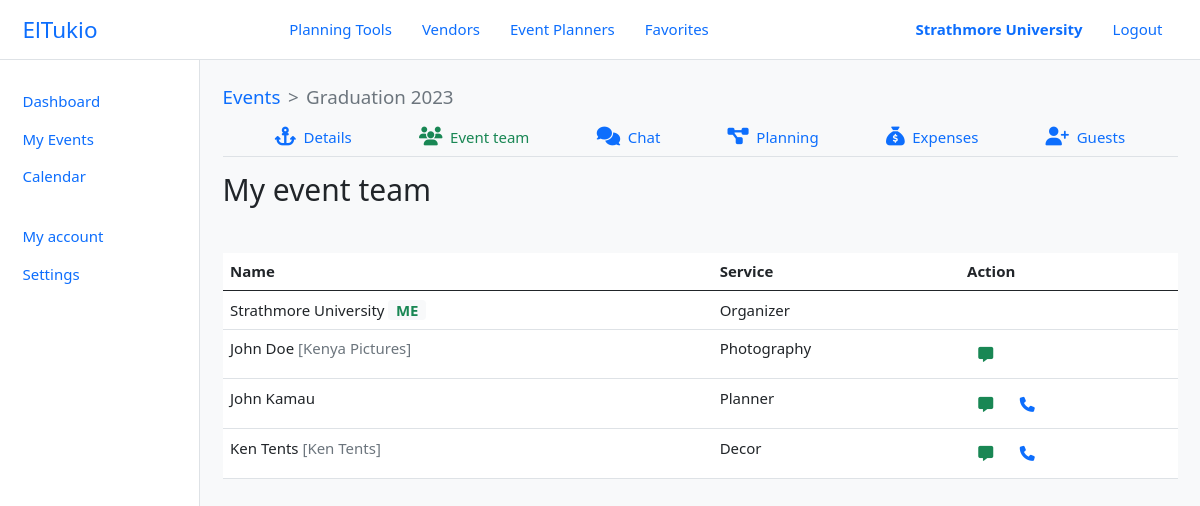
Page /organizer/events/1/team/ (signed in) on the committed database.
### el_tukio/models.py (models this page shows, shortened)
class User(AbstractUser):
    class UserType(models.IntegerChoices):
        ORGANIZER = 0, _('Organizer')
        PLANNER = 1, _('Planner')
        VENDOR = 3, _('Vendor')
        __empty__ = _('(Unkown)')
    class AccountType(models.IntegerChoices):
        PERSONAL = 1, _('Personal')
        ORGANIZATION = 2, _('Organization')
        __empty__ = _('--------------')
    user_type = models.SmallIntegerField(blank=True, null=True, choices=UserType.choices)
    phone_number = PhoneNumberField(blank=True, null=True, unique=True)
    profile = models.ImageField(default='default.png', upload_to='profile_pics')
    account_type = models.SmallIntegerField(blank=True, null=True, choices=UserType.choices)
    location = models.OneToOneField(Location, blank=True, null=True, on_delete=models.SET_NULL)
    @property
    def is_organizer(self):
        return self.user_type == self.UserType.ORGANIZER
    @property
    def is_planner(self):
        return self.user_type == self.UserType.PLANNER
    @property
    def is_vendor(self):
        return self.user_type == self.UserType.VENDOR
    @property
    def user_role(self):
        if self.is_organizer or self.is_planner:
            return self.get_user_type_display()
        elif self.is_vendor:
            return self.vendor.category.name
    @property
    def full_name(self):
        return self.get_full_name()
    class Meta:
        ordering = ['last_name', 'first_name']

class Event(models.Model):
    organizer = models.ForeignKey(Organizer, on_delete=CASCADE)
    event_name = models.CharField(max_length=100)
    event_date = models.DateField(help_text='When will this event be held?')
    event_budget = models.FloatField(help_text='What  is the budget for this event?')
    event_location = models.CharField(max_length=100, null=True, blank=True)
    guest_size = models.IntegerField(help_text='Expected number of guests at the event?')
    event_team = models.ManyToManyField(User, related_name='event_team_members')
    chatroom = models.OneToOneField(ChatRoom, on_delete=SET_NULL, blank=True, null=True)

class Organizer(models.Model):
    user = models.OneToOneField(User, on_delete=CASCADE, primary_key=True)
    bookmarks = models.ManyToManyField(User, related_name='organizer_bookmarks')

class Vendor(models.Model):
    user = models.OneToOneField(User, on_delete=CASCADE, primary_key=True)
    business_name = models.CharField(max_length=100)
    category = models.ForeignKey(VendorCategory, on_delete=SET_NULL, null=True, blank=True, help_text='Select a category for your business.')
    description = models.TextField(max_length=5000, help_text='Brief description of your business')
    services_offered = models.TextField(max_length=5000, help_text='List the particular services your business offers')
    city = models.CharField(max_length=100, help_text='City in which your business is located')
    location = models.CharField(max_length=200, help_text='EG: Ole Sangale Rd, Madaraka')  # street code
    open_hours = models.CharField(max_length=500, default='24/7', help_text='Business service (working) times')
    up_for_business = models.BooleanField(default=True, help_text='Ready to take business at the moment?')

class VendorCategory(models.Model):
    name = models.CharField( max_length=200, help_text='Select a category (EG: Venues)')
    class Meta:
        verbose_name = _('Vendor Category')
        verbose_name_plural = _('Vendor Categories')

### el_tukio/utils/decorators.py (the view)
    def wrapper_func(request, *args, **kwargs):
        if request.user.is_authenticated and (request.user.is_planner or request.user.is_organizer):
            return view_func(request, *args, **kwargs)
        else:
            error_msg = 'Unauthorised action. You must be an event planner or organizer to access this page!'
            return HttpResponse(error_msg)

### el_tukio/views/organizer.py (called while the page is built)
@planner_or_organizer_required
def event_team(request, event_id):
    event = Event.objects.get(id=event_id)
    event_team = event.event_team.all()
    contracts = Contract.objects.filter(event_id=event_id).exclude(status=Contract.Status.ACCEPTED)
    context = {
        'event': event,
        'team': event_team,
        'contracts': contracts,
        'active': 'team'
    }
    return render(request, 'organizer/event-team.html', context)

### templates/organizer/event-team.html (shortened to what this page needs)
{% extends 'layouts/dashboard.html' %}
{% block content %}
{% include 'components/nav-event.html' %}
<h2 class="mb-5">My event team</h2>
<table class="table text-start bg-white">
    <thead>
        <tr>
            <th>Name</th>
            <th>Service</th>
            <th>Action</th>
        </tr>
    </thead>
    <tbody>
        <tr>
            <td>
                {{ event.organizer.user.full_name }}
                {% if event.organizer.user_id == user.id %}
                <span class="bg-light text-success fw-bold rounded px-2">ME</span>
                {% endif %}
            </td>
            <td>{{ event.organizer.user.user_role }}</td>
            <td>
            </td>
        </tr>
        {% for member in team %}
        <tr>
            <td>
                {{ member.full_name }}
                {% if member.is_vendor %}
                <span class="text-muted">[{{ member.vendor.business_name }}]</span>
                {% endif %}
            </td>
            <td>
                {{ member.user_role }}
            </td>
            <td>
                {% if member.id != user.id %}
                <a href="{% url 'event-chatroom' event_id=event.id chat_with=member.id %}" class="btn btn-outline-success border-0">
                    <i class="fa-solid fa-message"></i>
                </a>
                {% if member.phone_number %}
                <a href="tel:{{ member.phone_number }}" class="btn btn-outline-primary border-0">
                    <i class="fa-solid fa-phone"></i>
                </a>
                {% endif %}
                {% endif %}
            </td>
        </tr>
        {% endfor %}
    </tbody>
</table>
{% endblock content %}

### templates/components/header.html
<header class="header border-bottom d-flex align-items-center justify-content-between" id="header">
    <a href="{% url 'home' %}" class="logo">ElTukio</a>
    <nav class="nav-main d-flex align-items-center">
        <a href="#" class="nav-link">Planning Tools</a>
        <a href="{% url 'vendors' %}" class="nav-link">Vendors</a>
        <a href="{% url 'planners' %}" class="nav-link">Event Planners</a>
        {% if user.is_organizer or user.is_planner %}
        <a href="{% url 'bookmarks' user_type=user.get_user_type_display.lower %}" class="nav-link">Favorites</a>
        {% endif %}
    </nav>
    <nav class="nav-profile d-flex align-items-center">
        {% if user.is_authenticated %}
        {% if user.is_vendor %}
        <a class="nav-link fw-bold" href="{% url 'vendor-dashboard' %}">{{ user.vendor.business_name }}</a>
        {% elif user.is_planner %}
        <a class="nav-link fw-bold" href="{% url 'planner-dashboard' %}">{{ user.full_name }}</a>
        {% elif user.is_organizer %}
        <a class="nav-link fw-bold" href="{% url 'organizer-dashboard' %}">{{ user.full_name }}</a>
        {% endif %}
        <a class="nav-link" href="{% url 'logout' %}">Logout</a>
        {% else %}
        <a class="nav-link" href="{% url 'login' %}">Login</a>
        <a class="nav-link" href="{% url 'register' %}">Register</a>
        {% endif %}
    </nav>
</header>

### templates/components/nav-event.html
<div class="nav-event">
    <nav style="--bs-breadcrumb-divider: '>';" aria-label="breadcrumb" class="mb-2">
        <ol class="breadcrumb m-0 fs-5">
            <li class="breadcrumb-item"><a href="{% url 'organizer-events' %}">Events</a></li>
            <li class="breadcrumb-item active" aria-current="page">{{ event.event_name }}</li>
        </ol>
    </nav>
    <nav class="nav-secondary d-flex justify-content-evenly border-bottom bg-light mb-3">
        <a href="{% url 'organizer-event-details' event.id %}"
            class="nav-link {% if active == 'details' %}text-success{% endif %}">
            <i class="fs-5 fa-solid fa-anchor"></i>
            <span class="ms-1">Details</span>
        </a>
        {% if user.is_organizer or user.is_planner %}
        <a href="{% url 'organizer-event-team' event.id %}"
            class="nav-link {% if active == 'team' %}text-success{% endif %}">
            <i class="fs-5 fa-solid fa-users"></i>
            <span class="ms-1">Event team</span>
        </a>
        {% endif %}
        <a href="{% url 'event-chatroom' event.id %}" class="nav-link {% if active == 'chat' %}text-success{% endif %}">
            <i class="fs-5 fa-solid fa-comments"></i>
            <span class="ms-1">Chat</span>
        </a>
        <a href="{% url 'organizer-event-tasks' event.id %}" class="nav-link {% if active == 'plan' %}text-success{% endif %}">
            <i class="fs-5 fa-solid fa-diagram-project"></i>
            <span class="ms-1">Planning</span>
        </a>
        {% if user.is_organizer or user.is_planner %}
        <a href="{% url 'organizer-event-expenses' event.id %}" class="nav-link {% if active == 'expenses' %}text-success{% endif %}">
            <i class="fs-5 fa-solid fa-sack-dollar"></i>
            <span class="ms-1">Expenses</span>
        </a>
        <a href="#" class="nav-link {% if active == 'guests' %}text-success{% endif %}">
            <i class="fs-5 fa-solid fa-user-plus"></i>
            <span class="ms-1">Guests</span>
        </a>
        {% endif %}
    </nav>
</div>

### static/css/main.css (style rules this page uses)
:root { --tk-dim-header: 60px; --tk-dim-body-spacing-x: 1.5rem; --tk-dim-chat-height: 55px; }
html { font-size: 15px; }
html, body { width: 100%; height: 100%; }
a { text-decoration: none; cursor: pointer; }
.header { height: var(--tk-dim-header); padding-left: var(--tk-dim-body-spacing-x); padding-right: var(--tk-dim-body-spacing-x); }
.logo { font-size: 1.5rem; }

### rows in the picture
User: full_name "Strathmore University"
Event: event_name "Graduation 2023", organizer.user.full_name "Strathmore University", organizer.user.user_role "Organizer"
User: full_name "John Doe", vendor.business_name "Kenya Pictures", user_role "Photography"
User: full_name "John Kamau", user_role "Planner"
User: full_name "Ken Tents", vendor.business_name "Ken Tents", user_role "Decor"
